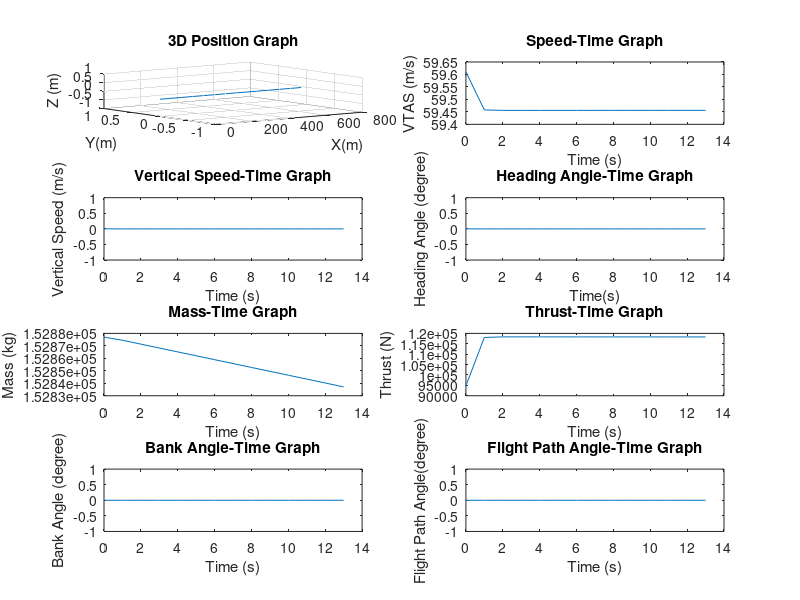

Recreate this plot in MATLAB.
%**************** TAHSİN OCAKTAN ***************%
%%%%%%%%%%%%%%% FLIGHT MECHANICS %%%%%%%%%%%%%%%%
%%%%%%%%% TERM HOMEWORK - LANDING PHASE %%%%%%%%%

clc;
clear;

%*********adjust constant variable
h = 0; % landing altitude in meter
range = 761.05; % target distance
g = 9.80665; % gravitational acceleration
S= 511; % wing area
c = 0.93; % 1/h
m = 0.3; % friction coeff
k = 0.043;
%---------------------------------------------------

%*********adjusting iteration 
step_size = 1;
t_final = 13;
t = 0:step_size:t_final;
%---------------------------------------------------

%*********adjusting array size
ro = zeros(size(t));
x1 = zeros(size(t));
x2 = zeros(size(t));
x3 = zeros(size(t));
x4 = zeros(size(t));
x5 = zeros(size(t));
x6 = zeros(size(t));
u1 = zeros(size(t));
u2 = zeros(size(t));
u3 = zeros(size(t));
%---------------------------------------------------

%*********adjusting initial values
x1(1)=0;  % x position
x2(1)=0;  % y position
x3(1)=h;  % z position
x4(1)=59.61; % v_tas 
x5(1)=0; % heading
x6(1)=152877; %mass
u1(1)=94768.12; %thrust
u2(1)=0; % bank
u3(1)=0; %path

for i= 1:t_final

     u3(i)=0; % path
     u2(i)=0; % bank
     ro(i)=(101325.*(1-x3(1)/44330.8).^5.256)/(287.05287.*(288.15-0.0065.*x3(1)));  % constant density 

     cL(i) = (2.*(x6(i).*g))./(ro(i).*(x4(i).^2).*S.*(cosd(u2(i))));
     cD(i) = 0.028 +  k*(cL(i).^2);
     D(i) = (0.5).*ro(i).*(x4(i)^2).*S.*cD(i);
     L(i) = (0.5).*ro(i).*(x4(i)^2).*S.*cL(i);

     if x1(i) <= range

     u1(i+1)= D(i)+ m*(x6(i)*g - L(i)); % thrust
     f(i) = c.*u1(i)./3600;  %N/s

     %************equation from hw_3
     der_x1= x4(i).*cosd(x5(i)).*cosd(u3(i));
     der_x2= x4(i).*sind(x5(i)).*cosd(u3(i));
     der_x3= x4(i).*sind(u3(i));
     der_x4= -((cD(i)*S.*ro(i)*((x4(i)).^2))/(2*x6(i))) - (g.*sind(u3(i))) + ((u1(i))/(x6(i)));
     der_x5= -((cL(i).*S.*ro(i)).*x4(i).*sind(u2(i)))/(2.*x6(i));
     der_x6= -f(i)/g;
     %-----------------------------------------------------------------------------------------

     %************solution of equation 
     x1(i+1) = x1(i)+ der_x1.*step_size;
     x2(i+1) = x2(i)+ der_x2.*step_size;
     x3(i+1) = x3(i)+ der_x3.*step_size;
     x4(i+1) = x4(i)+ der_x4.*step_size;
     x5(i+1) = x5(i)+ der_x5.*step_size;
     x6(i+1) = x6(i)+ der_x6.*step_size;
     %----------------------------------

     time = i;

     elseif x1(i) > range        
         break
     end
end

last_mass = x6(t_final)
delta_W = (x6(1) - x6(t_final)) * g

%************plotting
subplot(4,2,1);plot3(x1,x2,x3);
grid on
title('3D Position Graph');xlabel('X(m)');ylabel('Y(m)');zlabel('Z (m)');

subplot(4,2,2);plot(t,x4);
title('Speed-Time Graph');xlabel('Time (s)'); ylabel('VTAS (m/s)');

subplot(4,2,3);plot(t,(x4.*sind(u3)));
title('Vertical Speed-Time Graph');xlabel('Time (s)'); ylabel('Vertical Speed (m/s)');

subplot(4,2,4);plot(t,x5);
title('Heading Angle-Time Graph');xlabel('Time(s)'); ylabel('Heading Angle (degree)');

subplot(4,2,5);plot(t,x6);
title('Mass-Time Graph');xlabel('Time (s)'); ylabel('Mass (kg)');

subplot(4,2,6);plot(t,u1);
title('Thrust-Time Graph');xlabel('Time (s)');ylabel('Thrust (N)');

subplot(4,2,7);plot(t,u2);
title('Bank Angle-Time Graph');xlabel('Time (s)'); ylabel('Bank Angle (degree)');


subplot(4,2,8);plot(t,u3);
title('Flight Path Angle-Time Graph');xlabel('Time (s)'); ylabel('Flight Path Angle(degree)');
%--------------------------------------------------------------------------------------------------


